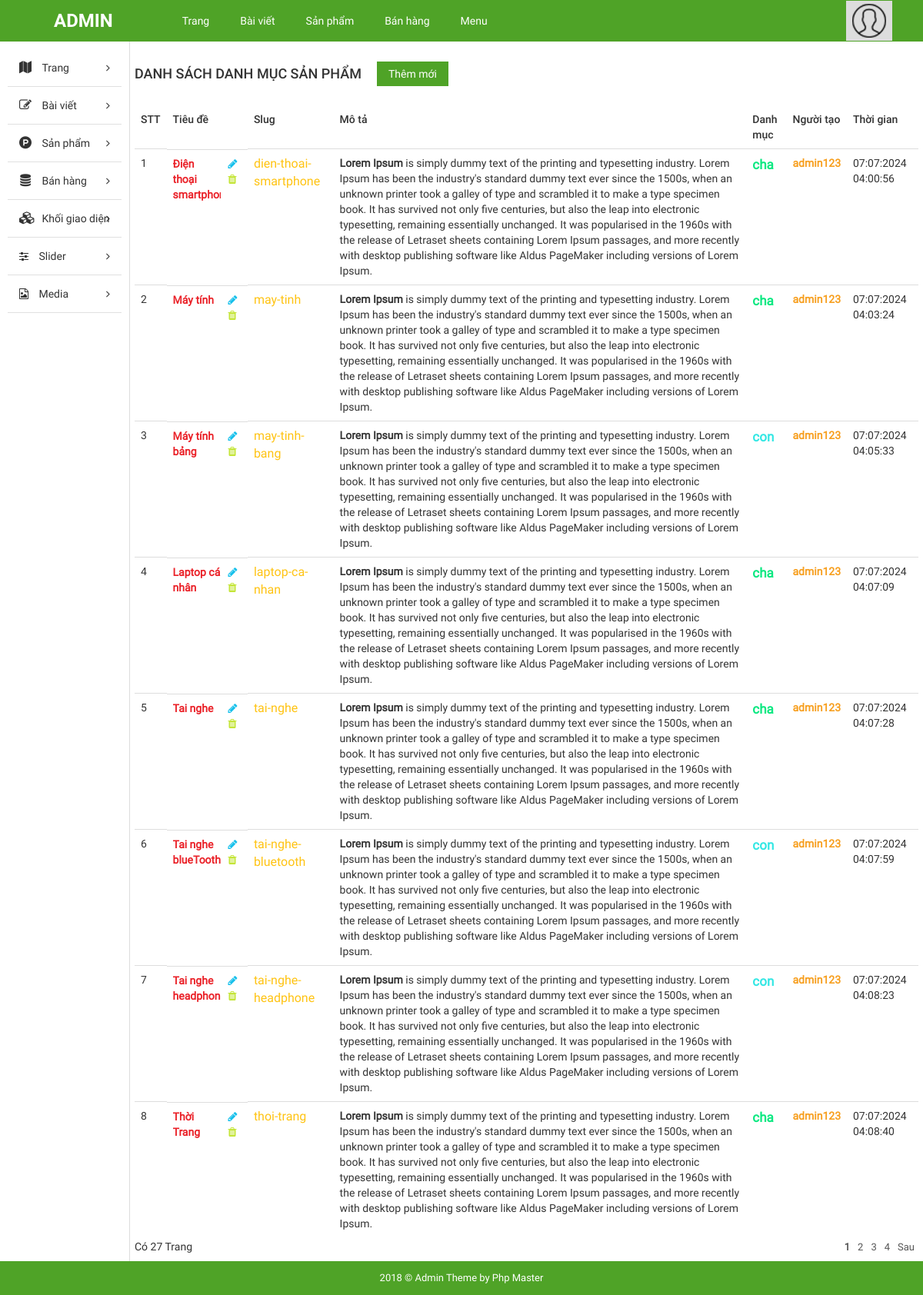
The app's page /admin/?mod=products&action=indexCategory with its own data.
### tables this page shows
CREATE TABLE `tbl_product_categories` (
  `category_id` int(11) NOT NULL,
  `category_name` varchar(150) NOT NULL,
  `category_slug` varchar(150) NOT NULL,
  `category_desc` text NOT NULL,
  `user_id` int(11) NOT NULL,
  `parent_id` int(11) NOT NULL DEFAULT 0,
  `created_at` timestamp NOT NULL DEFAULT current_timestamp(),
  `updated_at` timestamp NULL DEFAULT NULL
);

### admin/modules/products/controllers/indexController.php (called while the page is built, shortened)
<?php
function indexCategoryAction()
{
    $num_per_category_product = 8;
    $total_category_product = get_list_category();
    $num_category_product = ceil(
        count($total_category_product) / $num_per_category_product
    );
    $page = isset($_GET["page"]) ? (int) $_GET["page"] : 1;
    $start = ($page - 1) * $num_per_category_product;
    $list_category_product = get_paginate_category_product(
        $start,
        $num_per_category_product,
        ""
    );
    $list_parent_cagory_product = get_list_category_parent_product();
    $user_category_product = get_list_category_user();
    $result_category = data_tree($total_category_product);
    $data = [
        "list_category_product" => $list_category_product,
        "list_parent_cagory_product" => $list_parent_cagory_product,
        "page" => $page,
        "num_category_product" => $num_category_product,
        "total_category_product" => $total_category_product,
        "result_category" => $result_category,
        "user_category_product" => $user_category_product,
    ];
    load_view("ListCategory", $data);
}

### admin/core/router.php (called while the page is built, shortened)
<?php
$action_name = get_action().'Action';
call_function(array('construct', $action_name));

### admin/core/appload.php (called while the page is built, shortened)
<?php
require CONFIGPATH . DIRECTORY_SEPARATOR . 'database.php';
require LIBPATH . DIRECTORY_SEPARATOR . 'database.php';
require COREPATH . DIRECTORY_SEPARATOR . 'base.php';
require COREPATH . DIRECTORY_SEPARATOR . 'router.php';

### admin/index.php (called while the page is built, shortened)
<?php
require COREPATH.DIRECTORY_SEPARATOR.'appload.php';

### admin/libraries/database.php (called while the page is built, shortened)
<?php
function db_query($query_string)
{
    global $conn;
    $result = mysqli_query($conn, $query_string);
    return $result;
}
function db_fetch_array($query_string)
{
    $result = array();
    $mysqli_result = db_query($query_string);
    while ($row = mysqli_fetch_assoc($mysqli_result)) {
        $result[] = $row;
    }
    return $result;
}

### admin/modules/products/models/indexModel.php (called while the page is built, shortened)
<?php
function get_list_category_user() {
    $item = db_fetch_array("SELECT `tbl_product_categories`.`user_id`,`tbl_users`.`username`
    FROM `tbl_product_categories` JOIN `tbl_users` ON `tbl_product_categories`.`user_id` = `tbl_users`.`user_id`");
    return $item;
}
function get_list_category() {
    $result = db_fetch_array("SELECT * FROM `tbl_product_categories` ORDER BY `category_id` ASC");
    return $result;
}
function get_paginate_category_product($start, $num_per_page, $where = "") {
    $result = db_fetch_array("SELECT * FROM `tbl_product_categories` {$where} LIMIT {$start}, {$num_per_page}");
    return $result;
}

### admin/helper/format.php (called while the page is built, shortened)
<?php
function format_time($time) {
    $formattedTime = date("d:m:Y H:i:s", strtotime($time));
    return $formattedTime;
}

### admin/modules/products/views/ListCategoryView.php (the view, shortened to what this page needs)
<div id="main-content-wp" class="list-post-page">
    <div class="wrap clearfix">
        <div id="content" class="fl-right">
            <div class="section" id="title-page">
                <div class="clearfix">
                    <h3 id="index" class="fl-left">Danh sách danh mục sản phẩm</h3>
                    <a href="?mod=products&action=AddCategories" title="" id="add-new" class="fl-left">Thêm mới</a>
                </div>
            </div>
            <div class="section" id="detail-page">
                <div class="section-detail">
                    <div class="table-responsive">
                        <?php
                            if(!empty($list_category_product)) {
                        ?>
                        <table class="table list-table-wp">
                            <thead>
                                <tr>
                                    <td><span class="thead-text">STT</span></td>
                                    <td><span class="thead-text">Tiêu đề</span></td>
                                    <td><span class="thead-text">Slug</span></td>
                                    <td><span class="thead-text">Mô tả</span></td>
                                    <td><span class="thead-text">Danh mục</span></td>
                                    <td><span class="thead-text">Người tạo</span></td>
                                    <td><span class="thead-text">Thời gian</span></td>
                                </tr>
                            </thead>
                            <tbody>
                                <?php
                                    foreach($list_category_product as $item) {
                                ?>
                                <tr>
                                    <td><span class="tbody-text"><?php echo $item['category_id']; ?></span>
                                    <td class="clearfix">
                                        <div class="tb-title fl-left">
                                            <span class="category_name"><?php echo $item['category_name']; ?></span>
                                        </div>
                                        <ul class="list-operation fl-right">
                                            <li><a href="<?php echo $item['url_update']; ?>" title="Sửa"
                                                    class="edit edit_page"><i class="fa fa-pencil"
                                                        aria-hidden="true"></i></a></li>
                                            <li><a href="<?php echo $item['url_delete']; ?>" title="Xóa"
                                                    class="delete delete_page"><i class="fa fa-trash"
                                                        aria-hidden="true"></i></a>
                                            </li>
                                        </ul>
                                    </td>
                                    <td>
                                        <span class="categoryslug">
                                            <?php echo $item['category_slug']; ?>
                                        </span>
                                    </td>
                                    <td><span class="tbody-text"><?php echo $item['category_desc']; ?></span></td>
                                    <td>
                                        <span class="tbody-text">
                                            <?php
                                                if($item['parent_id'] == 0 )  {
                                                    echo '<p class="level_parent">cha</p>';
                                                }else {
                                                    echo '<p class="level_children">con</p>';
                                                }
                                            ?>
                                        </span>
                                    </td>
                                    <?php
                                        foreach($user_category_product as $user) {
                                        if($user['user_id'] === $item['user_id']) {
                                    ?>
                                    <td>
                                        <span class="tbody-text"><?php echo pages_author($user['username']); ?>
                                        </span>
                                    </td>
                                    <?php
                                        break;
                                            }
                                        }
                                    ?>
                                    <td><span class="tbody-text"><?php echo format_time($item['created_at']); ?></span>
                                    </td>
                                </tr>
                                <?php
                                    }
                                ?>
                            </tbody>
                        </table>
                        <?php } else { ?>
                        <span>Hiện tại chưa có danh mục bài viết nào!</span>
                        <?php } ?>
                    </div>
                </div>
            </div>
            <div class="section" id="paging-wp">
                <div class="section-detail clearfix">
                    <?php
                         echo get_pagging($num_category_product, $page,'?mod=products&action=indexCategory');
                    ?>
                    <p class="num_rows">Có <?php echo count($total_category_product); ?> Trang</p>
                </div>
            </div>
        </div>
    </div>
</div>

### admin/core/base.php (shortened to what this page needs)
<?php
function get_module() {
    global $config;
    $module = isset($_GET['mod']) ? $_GET['mod'] : $config['default_module'];
    return $module;
}
function call_function($list_function = array()) {
    if (is_array($list_function)) {
        foreach ($list_function as $f) {
            if (function_exists($f)) {
                $f();
            }
        }
    }
}
function load_view($name, $data_send = array()) {
    $path = MODULESPATH . DIRECTORY_SEPARATOR . get_module() . DIRECTORY_SEPARATOR . 'views' . DIRECTORY_SEPARATOR . $name . 'View.php';
    if (file_exists($path)) {
        require $path;
    } else {
        echo "Không tìm thấy {$path}";
    }
}
function get_header($name = '') {
    global $data;
    if (empty($name)) {
        $name = 'header';
    } else {
        $name = "header-{$name}";
    }
    $path = LAYOUTPATH . DIRECTORY_SEPARATOR . $name . '.php';
    if (file_exists($path)) {
        if (is_array($data)) {
            foreach ($data as $key => $a) {
                $$key = $a;
            }
        }
        require $path;
    } else {
        echo "Không tìm thấy {$path}";
    }
}
function get_footer($name = '') {
    global $data;
    if (empty($name)) {
        $name = 'footer';
    } else {
        $name = "footer-{$name}";
    }
    $path = LAYOUTPATH . DIRECTORY_SEPARATOR . $name . '.php';
    if (file_exists($path)) {
        if (is_array($data)) {
            foreach ($data as $key => $a) {
                $$key = $a;
            }
        }
        require $path;
    } else {
        echo "Không tìm thấy {$path}";
    }
}
function get_sidebar($name = '') {
    global $data;
    if (empty($name)) {
        $name = 'sidebar';
    } else {
        $name = "sidebar-{$name}";
    }
    $path = LAYOUTPATH . DIRECTORY_SEPARATOR . $name . '.php';
    if (file_exists($path)) {
        if (is_array($data)) {
            foreach ($data as $key => $a) {
                $$key = $a;
            }
        }
        require $path;
    } else {
        echo "Không tìm thấy {$path}";
    }
}
?>

### admin/libraries/validation.php (shortened to what this page needs)
<?php
    function pages_author($author) {
        if(!empty($author)) {
            return "<p class='author'>$author</p>";
        }
    }
?>

### admin/public/admin.css (style rules this page uses)
.author { color: #F79F1F; font-weight: 900; }
.delete_page i { color: #C4E538; }
.edit_page i { color: #17c0eb; }
.category_name { display: -webkit-box; -webkit-box-orient: vertical; color: #EA2027; font-weight: bold; }
.categoryslug { display: -webkit-box; -webkit-box-orient: vertical; font-size: 16px; color: #FFC312; }
.level_parent, .level_children { font-size: 17px; font-weight: 600; }
.level_parent { color: #0be881; }
.level_children { color: #34e7e4; }

### admin/public/css/import/global.css (style rules this page uses)
body { font-family: "Roboto Regular"; font-size: 14px; line-height: 24px; color: #333; }
.fl-left { float: left; }
.fl-right { float: right; }

### admin/public/css/import/list_post.css (style rules this page uses)
#content { width: 86%; border-left: 1px solid #ddd; padding: 6px; }
#add-new { display: inline-block; color: #fff; background: #4fa327; padding: 4px 15px; margin: 20px; }
#index { font-family: 'Roboto Medium'; font-weight: normal; text-transform: uppercase; font-size: 18px; padding: 24px 0px; }
.list-table-wp thead tr td { font-family: 'Roboto Medium'; font-weight: normal; }
.list-operation li { float: left; }
.list-operation li a { display: block; padding: 0px 5px; color: #ddd; }
.tb-title { width: 70%; display: -webkit-box; -webkit-line-clamp: 4; -moz-line-clamp: 1; -o-line-clamp: 1; -webkit-box-orient: vertical; -moz-box-orient: vertical; -o-box-orient: vertical; max-height: 100%; overflow: hidden; }
.list-operation { width: 25%; }

### admin/public/css/import/detail_order.css (style rules this page uses)
.table { margin-bottom: 0!important; }

### records on screen
tbl_product_categories: category_id "1", category_name "Điện thoại…", category_slug "dien-thoai-smartphone", category_desc "Lorem Ipsum is simply dummy text of the printing and typesetting industry. Lorem Ipsum has been the industry's standard dummy text ever since the 1500s, when an unknown printer took a galley of type and scrambled it to make a type specimen book. It has survived not only five centuries, but also the leap into electronic typesetting, remaining essentially unchanged. It was popularised in the 1960s with the release of Letraset sheets containing Lorem Ipsum passages, and more recently with desktop publishing software like Aldus PageMaker including versions of Lorem Ipsum.", parent_id "cha", author "admin123", created_at "07:07:2024 04:00:56"
tbl_product_categories: category_id "2", category_name "Máy tính", category_slug "may-tinh", category_desc "Lorem Ipsum is simply dummy text of the printing and typesetting industry. Lorem Ipsum has been the industry's standard dummy text ever since the 1500s, when an unknown printer took a galley of type and scrambled it to make a type specimen book. It has survived not only five centuries, but also the leap into electronic typesetting, remaining essentially unchanged. It was popularised in the 1960s with the release of Letraset sheets containing Lorem Ipsum passages, and more recently with desktop publishing software like Aldus PageMaker including versions of Lorem Ipsum.", parent_id "cha", author "admin123", created_at "07:07:2024 04:03:24"
tbl_product_categories: category_id "3", category_name "Máy tính bảng", category_slug "may-tinh-bang", category_desc "Lorem Ipsum is simply dummy text of the printing and typesetting industry. Lorem Ipsum has been the industry's standard dummy text ever since the 1500s, when an unknown printer took a galley of type and scrambled it to make a type specimen book. It has survived not only five centuries, but also the leap into electronic typesetting, remaining essentially unchanged. It was popularised in the 1960s with the release of Letraset sheets containing Lorem Ipsum passages, and more recently with desktop publishing software like Aldus PageMaker including versions of Lorem Ipsum.", parent_id "con", author "admin123", created_at "07:07:2024 04:05:33"
tbl_product_categories: category_id "4", category_name "Laptop cá nhân", category_slug "laptop-ca-nhan", category_desc "Lorem Ipsum is simply dummy text of the printing and typesetting industry. Lorem Ipsum has been the industry's standard dummy text ever since the 1500s, when an unknown printer took a galley of type and scrambled it to make a type specimen book. It has survived not only five centuries, but also the leap into electronic typesetting, remaining essentially unchanged. It was popularised in the 1960s with the release of Letraset sheets containing Lorem Ipsum passages, and more recently with desktop publishing software like Aldus PageMaker including versions of Lorem Ipsum.", parent_id "cha", author "admin123", created_at "07:07:2024 04:07:09"
tbl_product_categories: category_id "5", category_name "Tai nghe", category_slug "tai-nghe", category_desc "Lorem Ipsum is simply dummy text of the printing and typesetting industry. Lorem Ipsum has been the industry's standard dummy text ever since the 1500s, when an unknown printer took a galley of type and scrambled it to make a type specimen book. It has survived not only five centuries, but also the leap into electronic typesetting, remaining essentially unchanged. It was popularised in the 1960s with the release of Letraset sheets containing Lorem Ipsum passages, and more recently with desktop publishing software like Aldus PageMaker including versions of Lorem Ipsum.", parent_id "cha", author "admin123", created_at "07:07:2024 04:07:28"
tbl_product_categories: category_id "6", category_name "Tai nghe blueTooth", category_slug "tai-nghe-bluetooth", category_desc "Lorem Ipsum is simply dummy text of the printing and typesetting industry. Lorem Ipsum has been the industry's standard dummy text ever since the 1500s, when an unknown printer took a galley of type and scrambled it to make a type specimen book. It has survived not only five centuries, but also the leap into electronic typesetting, remaining essentially unchanged. It was popularised in the 1960s with the release of Letraset sheets containing Lorem Ipsum passages, and more recently with desktop publishing software like Aldus PageMaker including versions of Lorem Ipsum.", parent_id "con", author "admin123", created_at "07:07:2024 04:07:59"
tbl_product_categories: category_id "7", category_name "Tai nghe…", category_slug "tai-nghe-headphone", category_desc "Lorem Ipsum is simply dummy text of the printing and typesetting industry. Lorem Ipsum has been the industry's standard dummy text ever since the 1500s, when an unknown printer took a galley of type and scrambled it to make a type specimen book. It has survived not only five centuries, but also the leap into electronic typesetting, remaining essentially unchanged. It was popularised in the 1960s with the release of Letraset sheets containing Lorem Ipsum passages, and more recently with desktop publishing software like Aldus PageMaker including versions of Lorem Ipsum.", parent_id "con", author "admin123", created_at "07:07:2024 04:08:23"
tbl_product_categories: category_id "8", category_name "Thời Trang", category_slug "thoi-trang", category_desc "Lorem Ipsum is simply dummy text of the printing and typesetting industry. Lorem Ipsum has been the industry's standard dummy text ever since the 1500s, when an unknown printer took a galley of type and scrambled it to make a type specimen book. It has survived not only five centuries, but also the leap into electronic typesetting, remaining essentially unchanged. It was popularised in the 1960s with the release of Letraset sheets containing Lorem Ipsum passages, and more recently with desktop publishing software like Aldus PageMaker including versions of Lorem Ipsum.", parent_id "cha", author "admin123", created_at "07:07:2024 04:08:40"

### other values on screen
count($total_category_product) "27"
